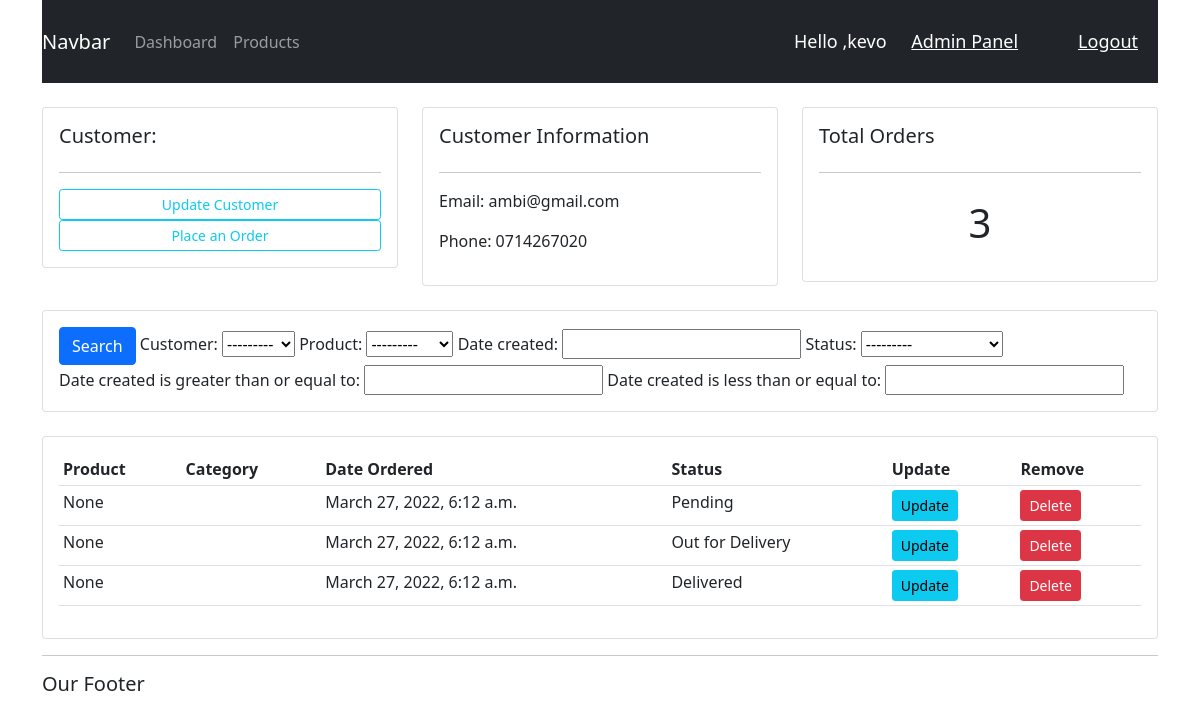
Screenshot of /customer/8 (signed in) with the database file from the repository.
### accounts/models.py (models this page shows, shortened)
class Customer(models.Model):
    user = models.OneToOneField(User, null=True,blank=True, on_delete=models.CASCADE)
    name = models.CharField(max_length=200, null=True)
    phone = models.CharField(max_length=200, null=True)
    email = models.CharField(max_length=200, null=True)
    profilepic = models.ImageField(default='hsn.png',null=True, blank=True)
    date_created = models.DateTimeField(auto_now_add=True, null=True)
    def __str__(self):
        return str(self.user)

class Order(models.Model):
    STATUS = (
        ('Pending', 'Pending'),
        ('Out for Delivery', 'Out for Delivery'),
        ('Delivered', 'Delivered'),
    )
    customer = models.ForeignKey(Customer, null=True, on_delete=models.SET_NULL)
    product = models.ForeignKey(Product, null=True, on_delete=models.SET_NULL)
    date_created = models.DateTimeField(auto_now_add=True, null=True)
    status = models.CharField(max_length=200, null=True, choices=STATUS)

### accounts/decorators.py (the view)
        def wrapper_func(request, *args, **kwargs):
            group = None
            if request.user.groups.exists():
                group= request.user.groups.all()[0].name
            if group in allowed_roles:
                return view_func(request, *args, **kwargs)
            else:
               return  HttpResponse(' {} You are not authorized to view this page'.format(request.user))               #  return redirect('accounts:login')

### accounts/models.py (called while the page is built)
    def __str__(self):
        return self.name

### accounts/views.py (called while the page is built)
@login_required(login_url='accounts:login')
@allowedUsers(allowed_roles=['admin'])
def customer(request, pk):
    custom = Customer.objects.get(id=pk)
    orders = custom.order_set.all()
    total_orders = orders.count()
    myfilter = OrderFilter(request.GET, queryset=orders)
    orders = myfilter.qs
    context = {
        'custom': custom,
        'orders': orders,
        'total_orders': total_orders,
        'filter_form': myfilter
    }
    return render(request, 'accounts/customer.html', context)

### accounts/templates/accounts/customer.html
{%extends 'accounts/partials/main.html'%}
{% block content %}
<br>
<div class="row">
    <div class="col-md">
        <div class="card card-body">
            <h5>Customer:</h5>
            <hr>
            <a href="" class="btn btn-outline-info btn-sm btn-block">
                Update Customer
            </a>
            <a href="{% url 'accounts:create_order' custom.id %}" class="btn btn-outline-info btn-sm btn-block">
                Place an Order
            </a>
        </div>
    </div>
    <div class="col-md">
        <div class="card card-body">
            <h5>Customer Information</h5>
            <hr>
           <p>Email: {{custom.email}}</p>
           <p>Phone: {{custom.phone}}</p>
        </div>
    </div>
    <div class="col-md">
        <div class="card card-body">
            <h5>Total Orders</h5>
            <hr>
           <h1 style="text-align:center; padding:10px"> {{total_orders}}</h1>
        </div>
    </div>
</div>
<br>
<div class="row">
    <div class="col">
        <div class="card card-body">
            <form action="" method="get">
                <button class="btn btn-primary" type="submit">Search</button>
                {{filter_form.form}}
            </form>
        </div>
    </div>
</div>
<br>
<div class="row">
 <div class="col-md">
     <div class="card card-body">
         <table class="table table-sm ">
                 <tr>
             <th>Product</th>
             <th>Category</th>
             <th>Date Ordered</th>
             <th>Status</th>
             <th>Update</th>
             <th>Remove</th>
         </tr>
             {% for order in orders %}
             <tr>
                 <td>{{order.product}}</td>
                 <td>{{order.product.category}}</td>
                 <td>{{order.date_created}}</td>
                 <td>{{order.status}}</td>
                 <td><a class="btn btn-sm btn-info" href="{% url 'accounts:update_order' order.id %}">Update</a></td>
                 <td><a class="btn btn-sm btn-danger" href="{% url 'accounts:delete_order' order.id%}">Delete</a></td>
             </tr>
             {% endfor %}
         </table>
     </div>
 </div>
</div>
{% endblock %}

### accounts/templates/accounts/partials/navbar.html (shortened to what this page needs)
 {% load static %}
<nav class="navbar navbar-expand-lg navbar-dark bg-dark">
    <a class="navbar-brand" href="#">Navbar</a>
    <div class="collapse navbar-collapse" id="navbarNav">
      <ul class="navbar-nav">
       {% if request.user.is_staff %}
        <li class="nav-item active">
          <a class="nav-link" href="{% url 'accounts:home'%}">Dashboard </a>
        </li>
        <li class="nav-item">
          <a class="nav-link" href="{% url 'accounts:products'%}">Products</a>
        </li>
          {%else%}
          <li class="nav-item">
          <a class="nav-link" href="{% url 'accounts:account'%}">Settings</a>
        </li>
           {% endif %}
        </ul>
    </div>
      <span class="hello-msg"> Hello ,{{request.user}}
      {% if user.is_superuser%}
          <a href="{% url 'admin:index'%}" class="hello-msg">Admin Panel</a>
        {% endif%}
      </span>
      <span><a  class="hello-msg"  href="{% url 'accounts:logout'%}">Logout</a></span>
  </nav>

### accounts/static/css/main.css (style rules this page uses)
body { background-color: #ebeff5; }

### accounts/templates/accounts/partials/navbar.html (style rules this page uses)
.hello-msg { font-size:18px; color : #fff; margin : 20px; }

### rows the page displays
Customer: email "ambi@gmail.com", phone "0714267020"
Order: product "None", date_created "March 27, 2022, 6:12 a.m.", status "Pending"
Order: product "None", date_created "March 27, 2022, 6:12 a.m.", status "Out for Delivery"
Order: product "None", date_created "March 27, 2022, 6:12 a.m.", status "Delivered"

### other values shown
{{ request.user }} "kevo"
{{ total_orders }} "3"
